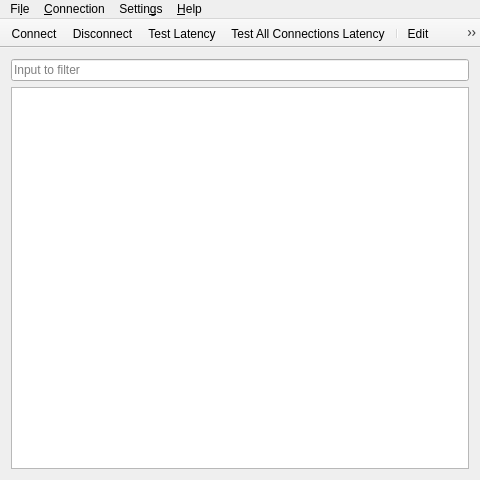
<?xml version="1.0" encoding="UTF-8"?>
<ui version="4.0">
 <class>MainWindow</class>
 <widget class="QMainWindow" name="MainWindow">
  <property name="geometry">
   <rect>
    <x>0</x>
    <y>0</y>
    <width>480</width>
    <height>480</height>
   </rect>
  </property>
  <property name="minimumSize">
   <size>
    <width>400</width>
    <height>400</height>
   </size>
  </property>
  <property name="windowTitle">
   <string>Connection Manager</string>
  </property>
  <property name="windowIcon">
   <iconset resource="icons.qrc">
    <normaloff>:/icons/icons/shadowsocks-qt5.png</normaloff>:/icons/icons/shadowsocks-qt5.png</iconset>
  </property>
  <property name="toolButtonStyle">
   <enum>Qt::ToolButtonFollowStyle</enum>
  </property>
  <widget class="QWidget" name="centralWidget">
   <layout class="QVBoxLayout" name="verticalLayout">
    <item>
     <widget class="QLineEdit" name="filterLineEdit">
      <property name="placeholderText">
       <string>Input to filter</string>
      </property>
      <property name="clearButtonEnabled">
       <bool>true</bool>
      </property>
     </widget>
    </item>
    <item>
     <widget class="QTableView" name="connectionView">
      <property name="editTriggers">
       <set>QAbstractItemView::NoEditTriggers</set>
      </property>
      <property name="tabKeyNavigation">
       <bool>false</bool>
      </property>
      <property name="selectionMode">
       <enum>QAbstractItemView::SingleSelection</enum>
      </property>
      <property name="selectionBehavior">
       <enum>QAbstractItemView::SelectRows</enum>
      </property>
      <property name="showGrid">
       <bool>false</bool>
      </property>
      <property name="sortingEnabled">
       <bool>true</bool>
      </property>
      <property name="wordWrap">
       <bool>false</bool>
      </property>
      <property name="cornerButtonEnabled">
       <bool>false</bool>
      </property>
      <attribute name="verticalHeaderVisible">
       <bool>false</bool>
      </attribute>
     </widget>
    </item>
   </layout>
  </widget>
  <widget class="QToolBar" name="toolBar">
   <property name="windowTitle">
    <string>Show Toolbar</string>
   </property>
   <property name="movable">
    <bool>false</bool>
   </property>
   <property name="allowedAreas">
    <set>Qt::AllToolBarAreas</set>
   </property>
   <property name="toolButtonStyle">
    <enum>Qt::ToolButtonFollowStyle</enum>
   </property>
   <property name="floatable">
    <bool>false</bool>
   </property>
   <attribute name="toolBarArea">
    <enum>TopToolBarArea</enum>
   </attribute>
   <attribute name="toolBarBreak">
    <bool>false</bool>
   </attribute>
   <addaction name="actionConnect"/>
   <addaction name="actionDisconnect"/>
   <addaction name="actionTestLatency"/>
   <addaction name="actionTestAllLatency"/>
   <addaction name="separator"/>
   <addaction name="actionEdit"/>
   <addaction name="actionDelete"/>
   <addaction name="actionShare"/>
   <addaction name="separator"/>
   <addaction name="actionMoveUp"/>
   <addaction name="actionMoveDown"/>
  </widget>
  <widget class="QMenuBar" name="menuBar">
   <property name="geometry">
    <rect>
     <x>0</x>
     <y>0</y>
     <width>480</width>
     <height>26</height>
    </rect>
   </property>
   <widget class="QMenu" name="menuConnection">
    <property name="title">
     <string>&amp;Connection</string>
    </property>
    <widget class="QMenu" name="menuAdd">
     <property name="title">
      <string>&amp;Add</string>
     </property>
     <property name="icon">
      <iconset theme="list-add">
       <normaloff>.</normaloff>.</iconset>
     </property>
     <addaction name="actionManually"/>
     <addaction name="actionURI"/>
     <addaction name="actionQRCodeFromFile"/>
     <addaction name="actionQRCode"/>
     <addaction name="actionScanQRCodeCapturer"/>
     <addaction name="actionFromConfigJson"/>
    </widget>
    <addaction name="menuAdd"/>
    <addaction name="actionEdit"/>
    <addaction name="actionShare"/>
    <addaction name="actionDelete"/>
    <addaction name="separator"/>
    <addaction name="actionConnect"/>
    <addaction name="actionForceConnect"/>
    <addaction name="actionDisconnect"/>
    <addaction name="actionTestLatency"/>
    <addaction name="actionTestAllLatency"/>
    <addaction name="separator"/>
    <addaction name="separator"/>
    <addaction name="actionMoveUp"/>
    <addaction name="actionMoveDown"/>
   </widget>
   <widget class="QMenu" name="menuFile">
    <property name="title">
     <string>Fi&amp;le</string>
    </property>
    <addaction name="actionImportGUIJson"/>
    <addaction name="actionExportGUIJson"/>
    <addaction name="actionSaveManually"/>
    <addaction name="separator"/>
    <addaction name="actionQuit"/>
   </widget>
   <widget class="QMenu" name="menuSettings">
    <property name="title">
     <string>Settin&amp;gs</string>
    </property>
    <addaction name="actionGeneralSettings"/>
    <addaction name="separator"/>
    <addaction name="actionShowFilterBar"/>
   </widget>
   <widget class="QMenu" name="menuHelp">
    <property name="title">
     <string>&amp;Help</string>
    </property>
    <addaction name="actionAbout"/>
    <addaction name="actionAboutQt"/>
    <addaction name="separator"/>
    <addaction name="actionReportBug"/>
   </widget>
   <addaction name="menuFile"/>
   <addaction name="menuConnection"/>
   <addaction name="menuSettings"/>
   <addaction name="menuHelp"/>
  </widget>
  <action name="actionManually">
   <property name="text">
    <string>&amp;Manually</string>
   </property>
   <property name="toolTip">
    <string>Add connection manually</string>
   </property>
  </action>
  <action name="actionQRCode">
   <property name="text">
    <string>&amp;Scan QR Code on Screen</string>
   </property>
  </action>
  <action name="actionQRCodeFromFile">
   <property name="icon">
    <iconset theme="document-open">
     <normaloff>.</normaloff>.</iconset>
   </property>
   <property name="text">
    <string>&amp;From QR Code Image File</string>
   </property>
   <property name="toolTip">
    <string>From QR code image file</string>
   </property>
  </action>
  <action name="actionURI">
   <property name="text">
    <string>&amp;URI</string>
   </property>
   <property name="toolTip">
    <string>Add connection from URI</string>
   </property>
  </action>
  <action name="actionDelete">
   <property name="icon">
    <iconset theme="list-remove">
     <normaloff>.</normaloff>.</iconset>
   </property>
   <property name="text">
    <string>&amp;Delete</string>
   </property>
  </action>
  <action name="actionEdit">
   <property name="text">
    <string>&amp;Edit</string>
   </property>
  </action>
  <action name="actionConnect">
   <property name="text">
    <string>&amp;Connect</string>
   </property>
  </action>
  <action name="actionDisconnect">
   <property name="text">
    <string>D&amp;isconnect</string>
   </property>
  </action>
  <action name="actionQuit">
   <property name="icon">
    <iconset theme="application-exit">
     <normaloff>.</normaloff>.</iconset>
   </property>
   <property name="text">
    <string>&amp;Quit</string>
   </property>
   <property name="shortcut">
    <string>Ctrl+Q</string>
   </property>
  </action>
  <action name="actionAbout">
   <property name="icon">
    <iconset theme="help-about">
     <normaloff>.</normaloff>.</iconset>
   </property>
   <property name="text">
    <string>&amp;About</string>
   </property>
  </action>
  <action name="actionAboutQt">
   <property name="text">
    <string>About &amp;Qt</string>
   </property>
  </action>
  <action name="actionGeneralSettings">
   <property name="text">
    <string>&amp;General Settings</string>
   </property>
  </action>
  <action name="actionShare">
   <property name="text">
    <string>&amp;Share</string>
   </property>
  </action>
  <action name="actionReportBug">
   <property name="text">
    <string>&amp;Report Bug</string>
   </property>
  </action>
  <action name="actionTestLatency">
   <property name="text">
    <string>&amp;Test Latency</string>
   </property>
   <property name="toolTip">
    <string>Test the latency of selected connection</string>
   </property>
  </action>
  <action name="actionTestAllLatency">
   <property name="text">
    <string>Test All C&amp;onnections Latency</string>
   </property>
  </action>
  <action name="actionImportGUIJson">
   <property name="text">
    <string>&amp;Import Connections from gui-config.json</string>
   </property>
   <property name="toolTip">
    <string>Import connections from old version configuration file</string>
   </property>
  </action>
  <action name="actionFromConfigJson">
   <property name="icon">
    <iconset theme="document-open">
     <normaloff>.</normaloff>.</iconset>
   </property>
   <property name="text">
    <string>From &amp;config.json</string>
   </property>
  </action>
  <action name="actionSaveManually">
   <property name="icon">
    <iconset theme="document-save">
     <normaloff>.</normaloff>.</iconset>
   </property>
   <property name="text">
    <string>&amp;Save Manually</string>
   </property>
   <property name="shortcut">
    <string>Ctrl+Shift+S</string>
   </property>
  </action>
  <action name="actionMoveUp">
   <property name="icon">
    <iconset theme="go-up">
     <normaloff>.</normaloff>.</iconset>
   </property>
   <property name="text">
    <string>&amp;Move Up</string>
   </property>
  </action>
  <action name="actionMoveDown">
   <property name="icon">
    <iconset theme="go-down">
     <normaloff>.</normaloff>.</iconset>
   </property>
   <property name="text">
    <string>Mo&amp;ve Down</string>
   </property>
  </action>
  <action name="actionShowFilterBar">
   <property name="checkable">
    <bool>true</bool>
   </property>
   <property name="checked">
    <bool>true</bool>
   </property>
   <property name="text">
    <string>&amp;Show Filter Bar</string>
   </property>
   <property name="shortcut">
    <string>Ctrl+F</string>
   </property>
  </action>
  <action name="actionExportGUIJson">
   <property name="text">
    <string>&amp;Export as gui-config.json</string>
   </property>
  </action>
  <action name="actionScanQRCodeCapturer">
   <property name="text">
    <string>Scan &amp;QR Code using Capturer</string>
   </property>
   <property name="toolTip">
    <string>Scan QR Code using Capturer</string>
   </property>
  </action>
  <action name="actionForceConnect">
   <property name="text">
    <string>&amp;Force Connect</string>
   </property>
   <property name="toolTip">
    <string>Connect to this connection and disconnect any connections currently using  the same local port</string>
   </property>
  </action>
 </widget>
 <layoutdefault spacing="6" margin="11"/>
 <resources>
  <include location="icons.qrc"/>
 </resources>
 <connections>
  <connection>
   <sender>actionShowFilterBar</sender>
   <signal>toggled(bool)</signal>
   <receiver>filterLineEdit</receiver>
   <slot>setVisible(bool)</slot>
   <hints>
    <hint type="sourcelabel">
     <x>-1</x>
     <y>-1</y>
    </hint>
    <hint type="destinationlabel">
     <x>239</x>
     <y>88</y>
    </hint>
   </hints>
  </connection>
 </connections>
</ui>
